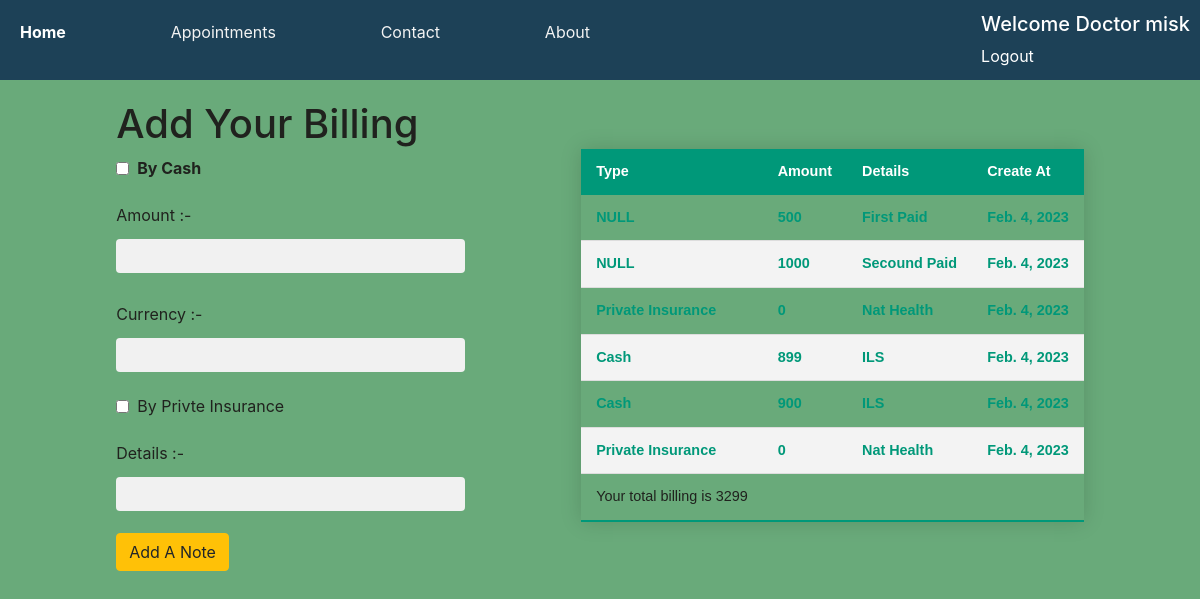
Page /billingHistory/2 (signed in) on the committed database.
### medicalSystemApp/models.py (models this page shows, shortened)
class billingHistory(models.Model):
    type=models.CharField(max_length=25,null=True,default='NULL')
    amount = models.IntegerField()
    description = models.CharField(max_length=45, null=True)
    createAt = models.DateField(auto_now_add=True, null=True)
    patientBillingHistory = models.ForeignKey(
        patient, related_name='patients_BillingHistory', on_delete=models.CASCADE)
    def check_if_exsists(id):
        if (billingHistory.objects.filter(patientBillingHistory=id).exists()):
            return True
        return False
    def get_all_billing(id):
        return billingHistory.objects.filter(patientBillingHistory=id)
    def sum_all_billing(id):
        return billingHistory.objects.values('patientBillingHistory').order_by('patientBillingHistory').annotate(total_price=Sum('amount')).filter(patientBillingHistory=id)[0]

### medicalSystemApp/views.py (the view)
# urls.py: path('billingHistory/<int:id>', views.billing_History, name='billingHistory'),
def billing_History(request, id):
    if not 'userid' in request.session:
        return redirect('/')
    if request.method == 'POST':
        type = int(request.POST.get('type', False))
        if type == 1:
            amount = int(request.POST['amount'])
            type='Cash'
            desc = request.POST['details']
            _id = patient.patient_by_id(id)
            billingHistory.add_billingHistory(type,amount, desc, _id)
        else:
            amount=0
            type='Private Insurance'
            desc=request.POST['details1']
            _id = patient.patient_by_id(id)
            billingHistory.add_billingHistory(type,amount, desc, _id)
        return redirect(f'/billingHistory/{id}')
    else:
        if (billingHistory.check_if_exsists(id)):
            context = {
                'id': id,
                'allBilling': billingHistory.get_all_billing(id),
                'Total2': billingHistory.sum_all_billing(id)
            }
        else:
            context = {
                'id': id,
                'allBilling': {}
            }
        return render(request, 'billingHistory.html', context=context)

### medicalSystemApp/templates/billingHistory.html (shortened to what this page needs)
<!DOCTYPE html>
<html lang="en">
<head>
    <link rel="stylesheet" href="https://cdn.jsdelivr.net/npm/bootstrap@4.0.0/dist/css/bootstrap.min.css">
    {% load static %}
    <link rel="stylesheet" href="{% static 'css/style.css' %}">
</head>
<body class="example">
    <div class="nav">
        <ul class="nav-links">
            <a class="active" href="{% url 'medicine:dashboard' %}">Home</a>
            <a href="#appointments">Appointments</a>
            <a href="#contact">Contact</a>
            <a href="#about">About</a>
        </ul>
        <div>
            <h5 >Welcome Doctor {{ request.session.username }}</h5>
            <div>
                <a style="color: white" href="{% url 'medicine:destroy' %}">Logout</a>
            </div>
        </div>
    </div>
    <div class="flex">
        <div>
            <h1 class=""> Add Your Billing</h1>
            <form action="{% url 'medicine:billingHistory' id %}" method="post">
                <div class="position-relative form-group form-inline">
                    <input type="checkbox" name="type" class="form-control form-control-sm mr-2 border-dark"
                        placeholder="First Name" value="1">
                    <label for="underTreatment" class="mr-1"><b>By Cash</b></label>
                </div>
                <div>
                    <label for="desc" class="col-form-label">Amount :-</label>
                    <input type="text" name="amount" id="desc" class="form-control">
                </div>
                <div>
                    <label for="desc" class="col-form-label">Currency :-</label>
                    <input type="text" name="details" id="desc" class="form-control">
                </div>
                <div class="position-relative form-group form-inline">
                    <input type="checkbox" name="type" class="form-control form-control-sm mr-2 border-dark"
                        placeholder="First Name" value="2">
                    <label for="underTreatment" class="mr-1">By Privte Insurance</label>
                </div>
                <div>
                    <label for="desc" class="col-form-label">Details :-</label>
                    <input type="text" name="details1" id="desc" class="form-control">
                </div>
                <button type="submit" class="btn btn-warning">Add A Note</button>
            </form>
        </div>
        <table class="styled-table">
            <thead>
                <tr>
                    <th>Type</th>
                    <th>Amount</th>
                    <th>Details</th>
                    <th>Create At</th>
                </tr>
            </thead>
            <tbody>
                {% for i in allBilling %}
                <tr class="active-row">
                    <td>{{ i.type }}</td>
                    <td>{{ i.amount }}</td>
                    <td>{{ i.description }}</td>
                    <td>{{ i.createAt }}</td>
                </tr>
                {% endfor %}
                <tr>
                    <td>
                        Your total billing is {{ Total2.total_price }}
                    </td>
                </tr>
            </tbody>
        </table>
    </div>
</body>
</html>

### medicalSystemApp/static/css/style.css (style rules this page uses)
:root { --blue: #007bff; --indigo: #6610f2; --purple: #6f42c1; --pink: #e83e8c; --red: #dc3545; --orange: #fd7e14; --yellow: #ffc107; --green: #69aa7a; --teal: #20c997; --cyan: #17a2b8; --white: #fff; --gray: #6c757d; --gray-dark: #343a40; --primary: #6995aa; --secondary: #1d4157; --success: #69aa7a; --info: #17a2b8; --warning: #ffc107; --danger: #db917d; --light: #f7f7f7; --dark: #343a40; --grey: #9b9b9b; --breakpoint-xs: 0; --breakpoint-sm: 576px; --breakpoint-md: 768px; --breakpoint-lg: 992px; --breakpoint-xl: 1200px; --font-family-sans-serif: Raleway, -apple-system, BlinkMacSystemFont, "Segoe UI", Roboto, "Helvetica Neue", Arial, sans-serif, "Apple Color Emoji", "Segoe UI Emoji", "Segoe UI Symbol", "Noto Color Emoji"; --font-family-monospace: SFMono-Regular, Menlo, Monaco, Consolas, "Liberation Mono", "Courier New", monospace; }
*, *::before, *::after { -webkit-box-sizing: border-box; box-sizing: border-box; }
html { font-family: sans-serif; line-height: 1.15; -webkit-text-size-adjust: 100%; -ms-text-size-adjust: 100%; -ms-overflow-style: scrollbar; -webkit-tap-highlight-color: rgba(0, 0, 0, 0); }
body { margin: 0; font-family: Raleway, -apple-system, BlinkMacSystemFont, "Segoe UI", Roboto, "Helvetica Neue", Arial, sans-serif, "Apple Color Emoji", "Segoe UI Emoji", "Segoe UI Symbol", "Noto Color Emoji"; font-size: 1rem; font-weight: 400; line-height: 1.5; color: #20221e; background-color: #fff; }
* { box-sizing: border-box }
input[type=text], input[type=password] { width: 100%; padding: 15px; margin: 5px 0 22px 0; display: inline-block; border: none; background: #f1f1f1; }
a { color: dodgerblue; }

### medicalSystemApp/templates/billingHistory.html (style rules this page uses)
.flex { display: flex; justify-content: space-evenly; align-items: center; }
.styled-table { border-collapse: collapse; margin: 25px 0; font-size: 0.9em; font-family: sans-serif; min-width: 400px; box-shadow: 0 0 20px rgba(0, 0, 0, 0.15); }
.styled-table thead tr { background-color: #009879; color: #ffffff; text-align: left; }
.styled-table th, .styled-table td { padding: 12px 15px; }
.styled-table tbody tr { border-bottom: 1px solid #dddddd; }
.styled-table tbody tr:nth-of-type(even) { background-color: #f3f3f3; }
.styled-table tbody tr:last-of-type { border-bottom: 2px solid #009879; }
.styled-table tbody tr.active-row { font-weight: bold; color: #009879; }
.example { background-color: #69aa7a; }
.flex-container, .nav-links, .nav { display: flex; justify-content: space-between; align-items: center; padding: 10px; }
.nav { height: 80px; background-color: #1d4157; color: #fff; margin-bottom: 20px; }
.nav-links { width: 50%; list-style-type: none; align-items: center; }
.nav-links a { color: #f3f3f3; text-decoration: none; }
.nav-links a.active { color: #fff; font-weight: bold; }
h5 { color: white; }
input[type=text], input[type=password], [type=email], [type=date] { width: 100%; padding: 5px; margin: 5px 0 22px 0; display: inline-block; border: none; background: #f1f1f1; }

### rows in the picture
billingHistory: type "NULL", amount "500", description "First Paid", createAt "Feb. 4, 2023"
billingHistory: type "NULL", amount "1000", description "Secound Paid", createAt "Feb. 4, 2023"
billingHistory: type "Private Insurance", amount "0", description "Nat Health", createAt "Feb. 4, 2023"
billingHistory: type "Cash", amount "899", description "ILS", createAt "Feb. 4, 2023"
billingHistory: type "Cash", amount "900", description "ILS", createAt "Feb. 4, 2023"
billingHistory: type "Private Insurance", amount "0", description "Nat Health", createAt "Feb. 4, 2023"

### other values in the picture
{{ request.session.username }} "misk"
{{ Total2.total_price }} "3299"
